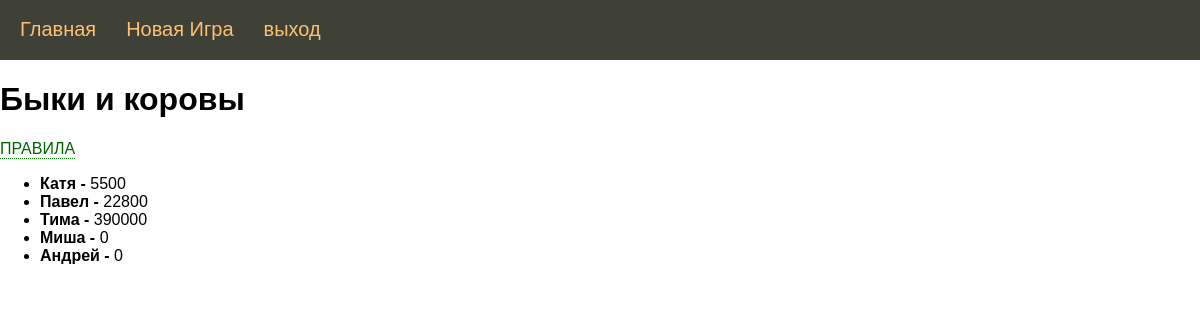
Before: / with the older database file.
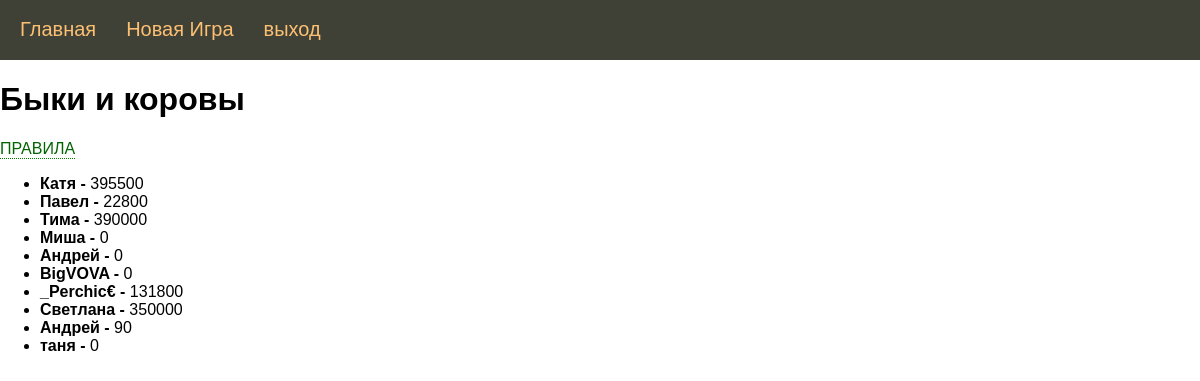
After: the same page with the newer database file.
### tables this page shows
CREATE TABLE players(
            player_id INTEGER PRIMARY KEY AUTOINCREMENT,
            name TEXT NOT NULL,
            pas TEXT NOT NULL,
            score INTEGER DEFAULT 0
            );

### bulls_cows.py (the view)
@app.route("/")  # используется
def index():
    print(url_for('index'))
    scores = score()
    return render_template('index.html', scores=scores)

### cow_db.py (called while the page is built)
def score(name = ''):
    with sqlite3.connect("cow.db") as con:
        cur = con.cursor()
        cur.execute("""CREATE TABLE IF NOT EXISTS players(
            player_id INTEGER PRIMARY KEY AUTOINCREMENT,
            name TEXT NOT NULL,
            pas TEXT NOT NULL,
            score INTEGER DEFAULT 0
            )""")
        if name == '':
            cur.execute("SELECT name, score FROM players")
        else:
            cur.execute(f"SELECT score FROM players WHERE name = '{name}'")
            s = cur.fetchone()
            return s[0]
    return cur.fetchall()

### templates/index.html (shortened to what this page needs)
{% extends 'base_new.html' %}
{% block content %}
{{ super() }}
<h1>Быки и коровы</h1>
    <label for="hd-1" >ПРАВИЛА</label>
    <br/>
{% endblock %}
{% block scores %}
    <ul>
    {% for scor in scores %}
        <li> <b>{{scor[0]}}  -  </b>{{scor[1]}} </li>
    {% endfor %}
    </ul>
{% endblock %}

### templates/base_new.html (shortened to what this page needs)
<!DOCTYPE html>
<html lang="ru">
<head>
    <link type="text/css" href="{{ url_for('static', filename='css/styles.css')}}" rel="stylesheet" />
</head>
<body>
{% block content %}
    {% block mainmenu %}
<div class="header">
<ul class="mainmenu">
<li><a href="{{url_for('index')}}">Главная</a></li>
<li><a href="{{url_for('login')}}">Новая Игра</a></li>
<li><a href="{{url_for('exit')}}">выход</a></li>
</ul>
</div>
    {% endblock mainmenu %}
{% endblock %}
{% block scores %}
{% endblock %}
</body>
</html>

### static/css/styles.css (style rules this page uses)
Html, body { font-family: 'Arial'; margin: 0; padding: 0; hieght: 100%; widght: 100%; }
a { color: #0059b2; text-decoration: none; }
.header { background: #3f4137; height: 60px; }
ul.mainmenu { list-style: none; hieght: 60px; margin: 0; padding: 0; color: #fdc073; font-size: 20px; overflow: hiden; }
ul.mainmenu li { float: left; margin: 18px 10px 0 20px; }
ul.mainmenu li a { color: #fdc073; text-decoration: none; }
.hide + label { border-bottom: 1px dotted green; padding: 0; color: darkgreen; cursor: pointer; display: inline-block; }

Changed rows visible on the page:
changed players "Катя": score "5500" → "395500"
added players: name "BigVOVA", score "0"
added players: name "_Perchic€", score "131800"
added players: name "Светлана", score "350000"
added players: name "Андрей", score "90"
added players: name "таня", score "0"
